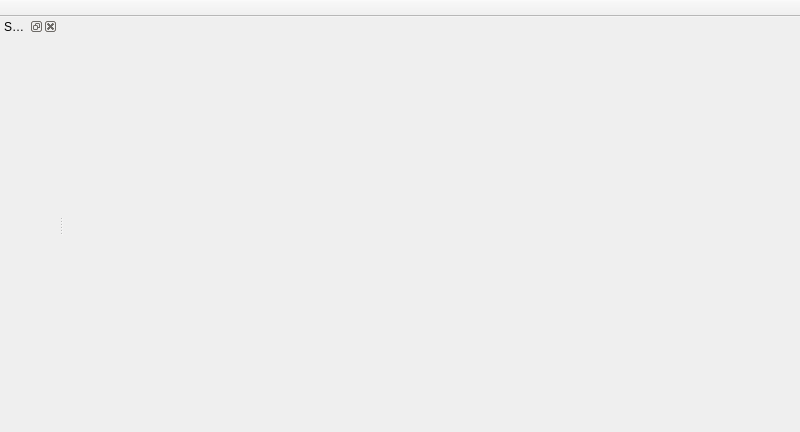
<?xml version="1.0" encoding="UTF-8"?>
<ui version="4.0">
 <class>MsaWindow</class>
 <widget class="QMainWindow" name="MsaWindow">
  <property name="geometry">
   <rect>
    <x>0</x>
    <y>0</y>
    <width>800</width>
    <height>432</height>
   </rect>
  </property>
  <property name="windowTitle">
   <string>MainWindow</string>
  </property>
  <widget class="QWidget" name="centralwidget">
   <layout class="QVBoxLayout" name="verticalLayout">
    <property name="leftMargin">
     <number>4</number>
    </property>
    <property name="topMargin">
     <number>0</number>
    </property>
    <property name="rightMargin">
     <number>0</number>
    </property>
    <property name="bottomMargin">
     <number>0</number>
    </property>
    <item>
     <widget class="SinglePixmapNativeMsaView" name="alignmentView" native="true">
      <property name="sizePolicy">
       <sizepolicy hsizetype="Preferred" vsizetype="Preferred">
        <horstretch>1</horstretch>
        <verstretch>0</verstretch>
       </sizepolicy>
      </property>
     </widget>
    </item>
   </layout>
  </widget>
  <widget class="QToolBar" name="toolBar">
   <property name="windowTitle">
    <string>toolBar</string>
   </property>
   <property name="movable">
    <bool>false</bool>
   </property>
   <property name="floatable">
    <bool>false</bool>
   </property>
   <attribute name="toolBarArea">
    <enum>TopToolBarArea</enum>
   </attribute>
   <attribute name="toolBarBreak">
    <bool>false</bool>
   </attribute>
  </widget>
  <widget class="QDockWidget" name="msaSubseqDock">
   <property name="windowTitle">
    <string>Sequences</string>
   </property>
   <attribute name="dockWidgetArea">
    <number>1</number>
   </attribute>
   <widget class="QWidget" name="dockContentWidget"/>
  </widget>
 </widget>
 <customwidgets>
  <customwidget>
   <class>SinglePixmapNativeMsaView</class>
   <extends>QWidget</extends>
   <header>widgets/NativeMsaView.h</header>
   <container>1</container>
  </customwidget>
 </customwidgets>
 <resources/>
 <connections/>
</ui>
